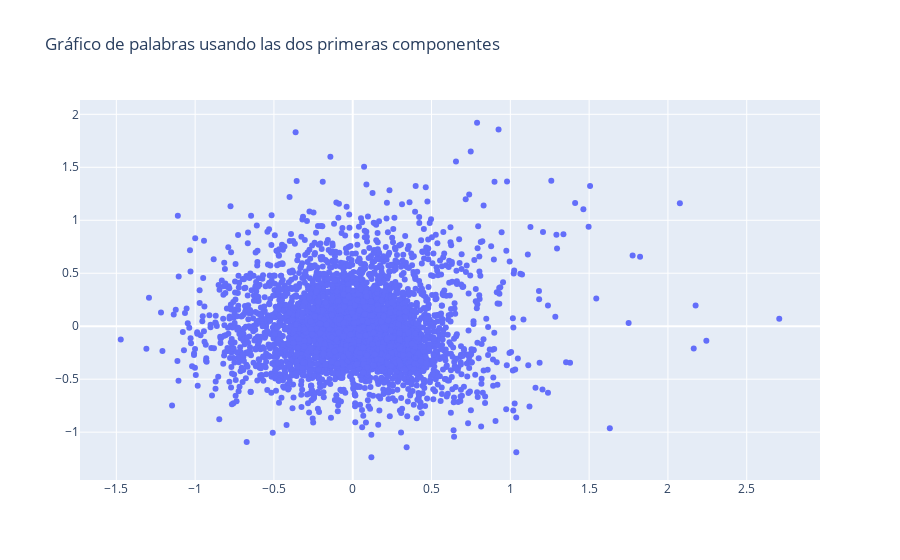

The cell this chart's notebook holds for it:
### Code cell
trace1 = go.Scatter(x=result1['X'].values,
                   y=result1['Y'].values,
                   text=result1['Palabra'].values,
                   mode='markers') 

layout1 = go.Layout(title="Gráfico de palabras usando las dos primeras componentes")

fig1 = go.Figure(data=trace1, layout=layout1)
iplot(fig1)

### Figure 1 — Plotly figure (JSON) as saved in the notebook; plotly's stock layout.template omitted (floating-point values rounded to 4 significant figures; data arrays with more than 128 entries replaced by an {"elided": "..."} marker saying what was removed)
{"data": [{"mode": "markers", "text": {"elided": "4001 str values"}, "type": "scatter", "x": {"elided": "4001 float values"}, "y": {"elided": "4001 float values"}}], "layout": {"title": {"text": "Gráfico de palabras usando las dos primeras componentes"}}}
